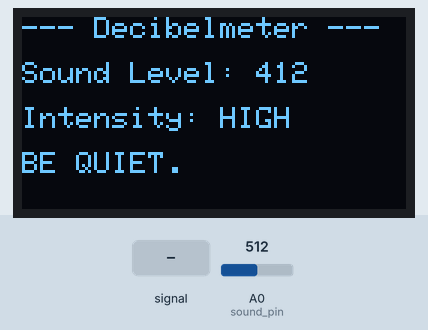
Simulated run of this sketch. Board: ESP8266 (NodeMCU). On the bench: 128×64 one-colour display. The inputs (shaded band) are chosen by the test bench; at power-on: A0 (sound_pin) = 512. WiFi joins after 1.5 s; servers stay silent unless stated; what the sketch prints to the serial monitor is not drawn.

Above: at 6.7 s.
6.8 s: A0 (sound_pin) fed a 2 Hz sine of ±306 counts around its level
At 7.14 s:
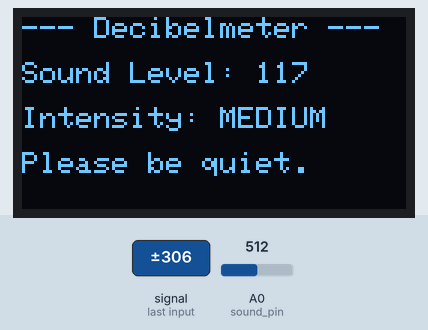
9.2 s: A0 (sound_pin) set to 314
At 9.9 s:
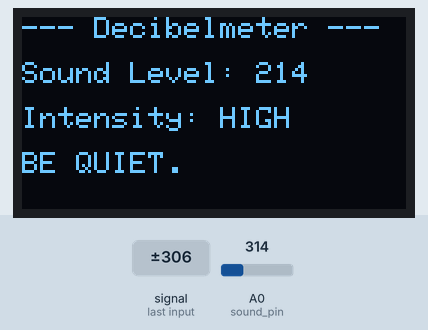
11.0 s: A0 (sound_pin) set to 283
At 12.4 s:
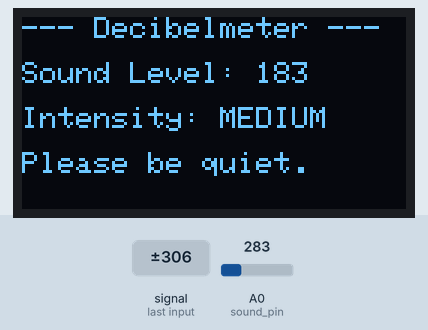
12.7 s: A0 (sound_pin) set to 161
At 13.7 s:
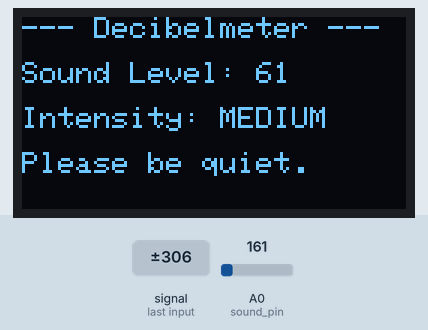
14.4 s: A0 (sound_pin) set to 138
At 15.9 s:
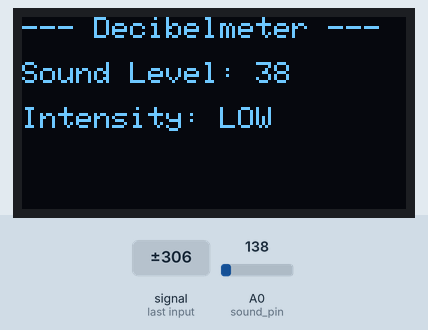
16.2 s: A0 (sound_pin) fed a 200 Hz sine of ±81 counts around its level
At 16.66 s:
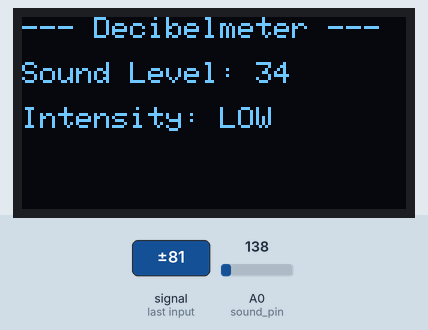
Timing chart, 0 to 19.2 s (numbered marks = the images above; inputs shaded):
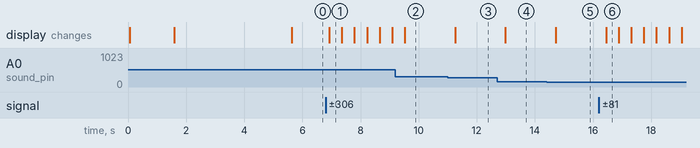

Measured:
- the behaviour switches between 300 and 299 on A0 (sound_pin) (found by bisection; images 2 and 3)
- the behaviour switches between 150 and 149 on A0 (sound_pin) (found by bisection; images 4 and 5)
- after the input at 6.8 s, the display: changes after 0.13 s (image 1)
- after the input at 11.0 s, the display: changes after 0.26 s (image 3)
- after the input at 12.7 s, the display: changes after 0.29 s (image 4)
- after the input at 14.4 s, the display: changes after 0.32 s (image 5)
- after the input at 16.2 s, the display: changes after 0.25 s (image 6)

The sketch:

sound_monitor.ino
```cpp
#include <ESP8266WiFi.h>
#include <SPI.h>
#include <Wire.h>
#include <Adafruit_GFX.h>
#include <Adafruit_SSD1306.h>

// Display size in px
#define SCREEN_WIDTH 128
#define SCREEN_HEIGHT 64

// Reset pin # (or -1 if sharing Arduino reset pin)
#define OLED_RESET -1

// OLED display instant
Adafruit_SSD1306 display(SCREEN_WIDTH, SCREEN_HEIGHT, &Wire, OLED_RESET);

// Sound sensor pin
int sound_pin = A0;

// Sound variables
int sampling_rate = 64;
long sound_signal = 0;
long sum_sound_signal = 0;
long avg_sound_signal = 0;
long sound_level = 0;

// Sound Threshold
int sound_low = 50;
int sound_medium = 200;
int error = 100;

// Thingspeak server
String api_key = "OLQD4LWGMIVM6H88";
const char* server = "api.thingspeak.com";

// WiFi
const char *ssid = "ESP_Modem";
const char *password = "123456789asd";
// const char *ssid = "D-Link";
// const char *password = "66215474asd";

// WiFi client instant
WiFiClient client;

void setup () {
  // Init pins
  pinMode(sound_pin, INPUT);

  // Init serial and baud rate
  Serial.begin(115200);

  // Init OLDED
  display.begin(SSD1306_SWITCHCAPVCC, 0x3C);
  display.clearDisplay();
  display.setTextSize(1);
  display.setTextColor(WHITE);
  delay(10);

  // Print WiFi connecting status on terminal
  Serial.println("Connecting to ");
  Serial.println(ssid);

  // Display WiFi connecting status on OLED
  display.setCursor(0, 0);
  display.println("Connecting to: ");
  display.setCursor(0, 20);
  display.setTextSize(2);
  display.print(ssid);
  display.display();

  // Connect to WiFi
  WiFi.begin(ssid, password);

  // Print dots when trying to connecting WiFi
  while (WiFi.status() != WL_CONNECTED) {
    delay(500);
    Serial.print(".");
  }

  // Print WiFi connected status on terminal
  Serial.println("");
  Serial.println("WiFi connected.");

  // Display WiFi connected status on OLED
  display.clearDisplay();
  display.setCursor(0, 0);
  display.setTextSize(1);
  display.print("WiFi connected.");
  display.display();
  delay(4000);
}

void loop () {
  // Reset everything
  sound_signal = 0;
  sum_sound_signal = 0;
  avg_sound_signal = 0;
  sound_level = 0;
  display.clearDisplay();

  // Read sound signal value 'sampling_rate' times
  // Sum up the reading values
  for (int i = 0; i < sampling_rate; i++) {
    sound_signal = analogRead(sound_pin);
    sum_sound_signal += sound_signal;
  }

  // Average sound values in 'sampling_rate' times
  avg_sound_signal = sum_sound_signal / sampling_rate;

  // Remove the negative value for sound level
  sound_level = avg_sound_signal - error;

  // Print sound level
  Serial.print("Sound Level: ");
  Serial.println(sound_level);

  // Display sound level
  display.setCursor(0, 0);
  display.println("--- Decibelmeter ---");

  display.setCursor(0, 15);
  display.print("Sound Level: ");
  display.println(sound_level);

  // Display message based on sound level
  if(sound_level < sound_low) {
    Serial.print("Intensity: LOW");
    display.setCursor(0, 30);
    display.print("Intensity: LOW");
    display.display();
  }
  if((sound_level > sound_low) && (sound_level < sound_medium)) {
    Serial.print("Intensity: MEDIUM");
    display.setCursor(0, 30);
    display.print("Intensity: MEDIUM");
    display.setCursor(0, 45);
    display.print("Please be quiet.");
    display.display();
  }
  if(sound_level > sound_medium) {
    Serial.print("Intensity: HIGH");
    display.setCursor(0, 30);
    display.print("Intensity: HIGH");
    display.setCursor(0, 45);
    display.print("BE QUIET.");
    display.display();
  }

  delay(200);

  // HTTP POST request
  if (client.connect(server, 80)) {
    String post_str = api_key;
    post_str += "&field1=";
    post_str += String(sound_level);
    post_str += "r\n";

    client.print("POST /update HTTP/1.1\n");
    client.print("Host: api.thingspeak.com\n");
    client.print("Connection: close\n");
    client.print("X-THINGSPEAKAPIKEY: " + api_key + "\n");
    client.print("Content-Type: application/x-www-form-urlencoded\n");
    client.print("Content-Length: ");
    client.print(post_str.length());
    client.print("\n\n");
    client.print(post_str);
  }
  client.stop();
}
```
